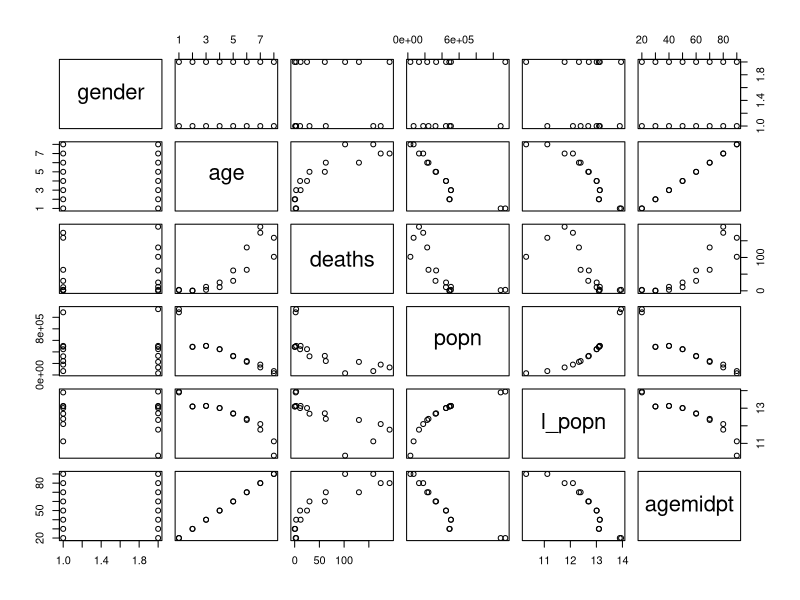
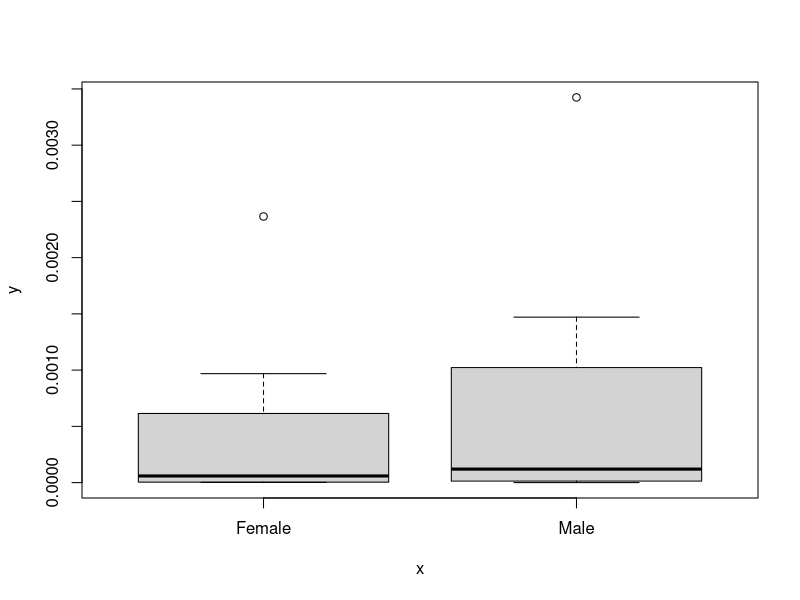
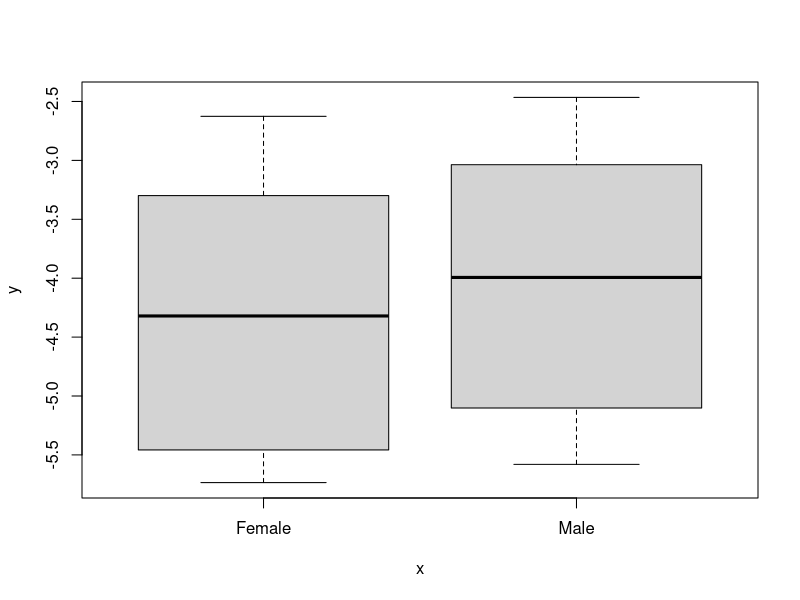
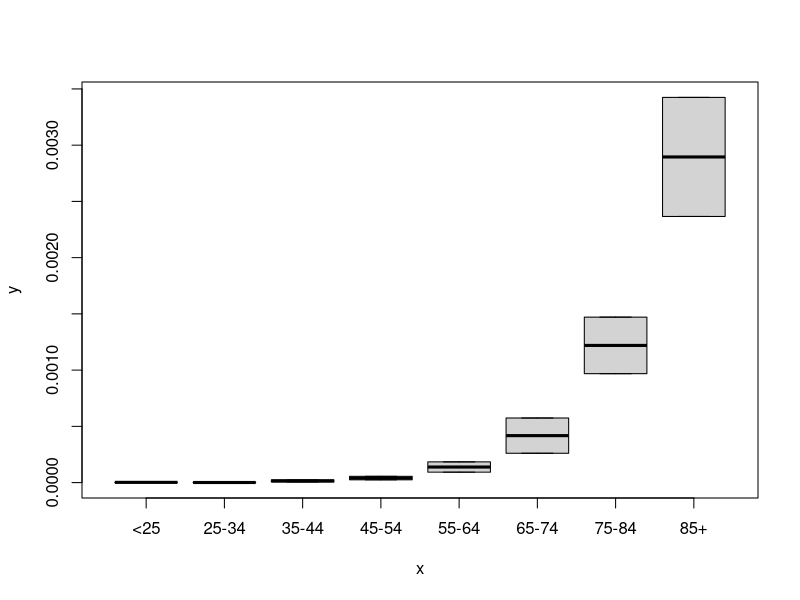
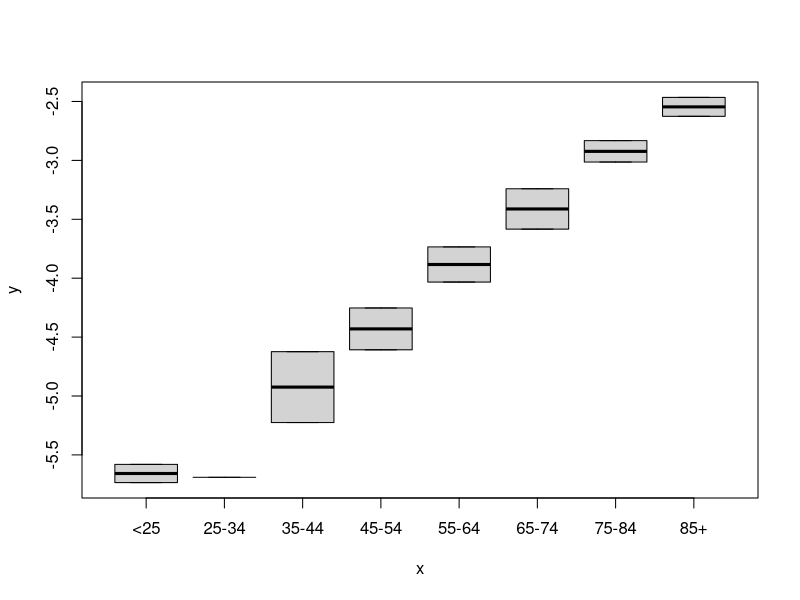

The R source for these figures, in order:
###############################################
## Scripts Elementos de Aprendizado de Máquina
###############################################

##Exemplo Diabetes data
#seleciona o arquivo "diabetes.csv"
dt <- read.table("diabetes.csv", header=TRUE, sep=",",stringsAsFactors = TRUE)

pairs(dt)
names(dt)
plot(dt$gender, dt$deaths/dt$popn)
plot(dt$gender, log10(dt$deaths/dt$popn))
plot(dt$age,    dt$deaths/dt$popn)
plot(dt$age,    log10(dt$deaths/dt$popn))

## Poisson Link: log
modelo <- glm(deaths ~ offset(log(popn)) + age + gender, 
              family = poisson, data = dt)
summary(modelo)
modelo$deviance
1-pchisq(modelo$deviance,modelo$df.residual) ## p-value "Deviance"

## Poisson Link: sqrt
modelo <- glm(deaths ~ offset(log(popn)) + age + gender, 
              family = poisson(link = "sqrt"), data = dt)
summary(modelo)
modelo$deviance
1-pchisq(modelo$deviance,modelo$df.residual) ## p-value "Deviance"
